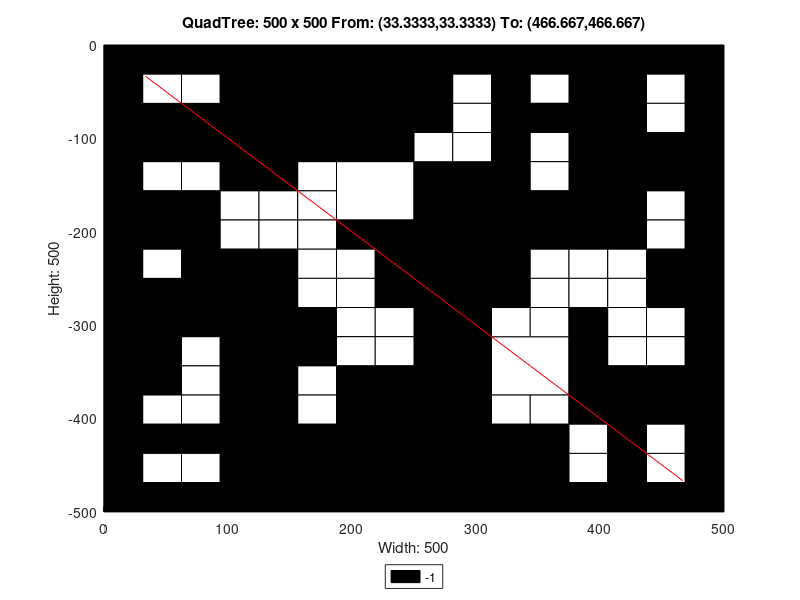

Recreate this plot in MATLAB.
axis([0 500 -500 0]);
title('QuadTree: 500 x 500 From: (33.3333,33.3333) To: (466.667,466.667)');
xlabel('Width: 500');
ylabel('Height: 500');
rectangle('Position',[125 -125 125 125], 'FaceColor',[0 0 0]);
rectangle('Position',[0 -125 62.5 62.5], 'FaceColor',[0 0 0]);
rectangle('Position',[62.5 -125 62.5 62.5], 'FaceColor',[0 0 0]);
rectangle('Position',[187.5 -187.5 62.5 62.5], 'FaceColor',[1 1 1]);
rectangle('Position',[375 -62.5 62.5 62.5], 'FaceColor',[0 0 0]);
rectangle('Position',[375 -125 62.5 62.5], 'FaceColor',[0 0 0]);
rectangle('Position',[250 -187.5 62.5 62.5], 'FaceColor',[0 0 0]);
rectangle('Position',[250 -250 62.5 62.5], 'FaceColor',[0 0 0]);
rectangle('Position',[375 -187.5 62.5 62.5], 'FaceColor',[0 0 0]);
rectangle('Position',[0 -312.5 62.5 62.5], 'FaceColor',[0 0 0]);
rectangle('Position',[62.5 -312.5 62.5 62.5], 'FaceColor',[0 0 0]);
rectangle('Position',[0 -375 62.5 62.5], 'FaceColor',[0 0 0]);
rectangle('Position',[187.5 -437.5 62.5 62.5], 'FaceColor',[0 0 0]);
rectangle('Position',[125 -500 62.5 62.5], 'FaceColor',[0 0 0]);
rectangle('Position',[187.5 -500 62.5 62.5], 'FaceColor',[0 0 0]);
rectangle('Position',[250 -312.5 62.5 62.5], 'FaceColor',[0 0 0]);
rectangle('Position',[250 -375 62.5 62.5], 'FaceColor',[0 0 0]);
rectangle('Position',[312.5 -375 62.5 62.5], 'FaceColor',[1 1 1]);
rectangle('Position',[250 -437.5 62.5 62.5], 'FaceColor',[0 0 0]);
rectangle('Position',[250 -500 62.5 62.5], 'FaceColor',[0 0 0]);
rectangle('Position',[312.5 -500 62.5 62.5], 'FaceColor',[0 0 0]);
rectangle('Position',[0 -31.25 31.25 31.25], 'FaceColor',[0 0 0]);
rectangle('Position',[31.25 -31.25 31.25 31.25], 'FaceColor',[0 0 0]);
rectangle('Position',[0 -62.5 31.25 31.25], 'FaceColor',[0 0 0]);
rectangle('Position',[31.25 -62.5 31.25 31.25], 'FaceColor',[1 1 1]);
rectangle('Position',[62.5 -31.25 31.25 31.25], 'FaceColor',[0 0 0]);
rectangle('Position',[93.75 -31.25 31.25 31.25], 'FaceColor',[0 0 0]);
rectangle('Position',[62.5 -62.5 31.25 31.25], 'FaceColor',[1 1 1]);
rectangle('Position',[93.75 -62.5 31.25 31.25], 'FaceColor',[0 0 0]);
rectangle('Position',[0 -156.25 31.25 31.25], 'FaceColor',[0 0 0]);
rectangle('Position',[31.25 -156.25 31.25 31.25], 'FaceColor',[1 1 1]);
rectangle('Position',[0 -187.5 31.25 31.25], 'FaceColor',[0 0 0]);
rectangle('Position',[31.25 -187.5 31.25 31.25], 'FaceColor',[0 0 0]);
rectangle('Position',[62.5 -156.25 31.25 31.25], 'FaceColor',[1 1 1]);
rectangle('Position',[93.75 -156.25 31.25 31.25], 'FaceColor',[0 0 0]);
rectangle('Position',[62.5 -187.5 31.25 31.25], 'FaceColor',[0 0 0]);
rectangle('Position',[93.75 -187.5 31.25 31.25], 'FaceColor',[1 1 1]);
rectangle('Position',[0 -218.75 31.25 31.25], 'FaceColor',[0 0 0]);
rectangle('Position',[31.25 -218.75 31.25 31.25], 'FaceColor',[0 0 0]);
rectangle('Position',[0 -250 31.25 31.25], 'FaceColor',[0 0 0]);
rectangle('Position',[31.25 -250 31.25 31.25], 'FaceColor',[1 1 1]);
rectangle('Position',[62.5 -218.75 31.25 31.25], 'FaceColor',[0 0 0]);
rectangle('Position',[93.75 -218.75 31.25 31.25], 'FaceColor',[1 1 1]);
rectangle('Position',[62.5 -250 31.25 31.25], 'FaceColor',[0 0 0]);
rectangle('Position',[93.75 -250 31.25 31.25], 'FaceColor',[0 0 0]);
rectangle('Position',[125 -156.25 31.25 31.25], 'FaceColor',[0 0 0]);
rectangle('Position',[156.25 -156.25 31.25 31.25], 'FaceColor',[1 1 1]);
rectangle('Position',[125 -187.5 31.25 31.25], 'FaceColor',[1 1 1]);
rectangle('Position',[156.25 -187.5 31.25 31.25], 'FaceColor',[1 1 1]);
rectangle('Position',[125 -218.75 31.25 31.25], 'FaceColor',[1 1 1]);
rectangle('Position',[156.25 -218.75 31.25 31.25], 'FaceColor',[1 1 1]);
rectangle('Position',[125 -250 31.25 31.25], 'FaceColor',[0 0 0]);
rectangle('Position',[156.25 -250 31.25 31.25], 'FaceColor',[1 1 1]);
rectangle('Position',[187.5 -218.75 31.25 31.25], 'FaceColor',[0 0 0]);
rectangle('Position',[218.75 -218.75 31.25 31.25], 'FaceColor',[0 0 0]);
rectangle('Position',[187.5 -250 31.25 31.25], 'FaceColor',[1 1 1]);
rectangle('Position',[218.75 -250 31.25 31.25], 'FaceColor',[0 0 0]);
rectangle('Position',[250 -31.25 31.25 31.25], 'FaceColor',[0 0 0]);
rectangle('Position',[281.25 -31.25 31.25 31.25], 'FaceColor',[0 0 0]);
rectangle('Position',[250 -62.5 31.25 31.25], 'FaceColor',[0 0 0]);
rectangle('Position',[281.25 -62.5 31.25 31.25], 'FaceColor',[1 1 1]);
rectangle('Position',[312.5 -31.25 31.25 31.25], 'FaceColor',[0 0 0]);
rectangle('Position',[343.75 -31.25 31.25 31.25], 'FaceColor',[0 0 0]);
rectangle('Position',[312.5 -62.5 31.25 31.25], 'FaceColor',[0 0 0]);
rectangle('Position',[343.75 -62.5 31.25 31.25], 'FaceColor',[1 1 1]);
rectangle('Position',[250 -93.75 31.25 31.25], 'FaceColor',[0 0 0]);
rectangle('Position',[281.25 -93.75 31.25 31.25], 'FaceColor',[1 1 1]);
rectangle('Position',[250 -125 31.25 31.25], 'FaceColor',[1 1 1]);
rectangle('Position',[281.25 -125 31.25 31.25], 'FaceColor',[1 1 1]);
rectangle('Position',[312.5 -93.75 31.25 31.25], 'FaceColor',[0 0 0]);
rectangle('Position',[343.75 -93.75 31.25 31.25], 'FaceColor',[0 0 0]);
rectangle('Position',[312.5 -125 31.25 31.25], 'FaceColor',[0 0 0]);
rectangle('Position',[343.75 -125 31.25 31.25], 'FaceColor',[1 1 1]);
rectangle('Position',[437.5 -31.25 31.25 31.25], 'FaceColor',[0 0 0]);
rectangle('Position',[468.75 -31.25 31.25 31.25], 'FaceColor',[0 0 0]);
rectangle('Position',[437.5 -62.5 31.25 31.25], 'FaceColor',[1 1 1]);
rectangle('Position',[468.75 -62.5 31.25 31.25], 'FaceColor',[0 0 0]);
rectangle('Position',[437.5 -93.75 31.25 31.25], 'FaceColor',[1 1 1]);
rectangle('Position',[468.75 -93.75 31.25 31.25], 'FaceColor',[0 0 0]);
rectangle('Position',[437.5 -125 31.25 31.25], 'FaceColor',[0 0 0]);
rectangle('Position',[468.75 -125 31.25 31.25], 'FaceColor',[0 0 0]);
rectangle('Position',[312.5 -156.25 31.25 31.25], 'FaceColor',[0 0 0]);
rectangle('Position',[343.75 -156.25 31.25 31.25], 'FaceColor',[1 1 1]);
rectangle('Position',[312.5 -187.5 31.25 31.25], 'FaceColor',[0 0 0]);
rectangle('Position',[343.75 -187.5 31.25 31.25], 'FaceColor',[0 0 0]);
rectangle('Position',[312.5 -218.75 31.25 31.25], 'FaceColor',[0 0 0]);
rectangle('Position',[343.75 -218.75 31.25 31.25], 'FaceColor',[0 0 0]);
rectangle('Position',[312.5 -250 31.25 31.25], 'FaceColor',[0 0 0]);
rectangle('Position',[343.75 -250 31.25 31.25], 'FaceColor',[1 1 1]);
rectangle('Position',[437.5 -156.25 31.25 31.25], 'FaceColor',[0 0 0]);
rectangle('Position',[468.75 -156.25 31.25 31.25], 'FaceColor',[0 0 0]);
rectangle('Position',[437.5 -187.5 31.25 31.25], 'FaceColor',[1 1 1]);
rectangle('Position',[468.75 -187.5 31.25 31.25], 'FaceColor',[0 0 0]);
rectangle('Position',[375 -218.75 31.25 31.25], 'FaceColor',[0 0 0]);
rectangle('Position',[406.25 -218.75 31.25 31.25], 'FaceColor',[0 0 0]);
rectangle('Position',[375 -250 31.25 31.25], 'FaceColor',[1 1 1]);
rectangle('Position',[406.25 -250 31.25 31.25], 'FaceColor',[1 1 1]);
rectangle('Position',[437.5 -218.75 31.25 31.25], 'FaceColor',[1 1 1]);
rectangle('Position',[468.75 -218.75 31.25 31.25], 'FaceColor',[0 0 0]);
rectangle('Position',[437.5 -250 31.25 31.25], 'FaceColor',[0 0 0]);
rectangle('Position',[468.75 -250 31.25 31.25], 'FaceColor',[0 0 0]);
rectangle('Position',[62.5 -343.75 31.25 31.25], 'FaceColor',[1 1 1]);
rectangle('Position',[93.75 -343.75 31.25 31.25], 'FaceColor',[0 0 0]);
rectangle('Position',[62.5 -375 31.25 31.25], 'FaceColor',[1 1 1]);
rectangle('Position',[93.75 -375 31.25 31.25], 'FaceColor',[0 0 0]);
rectangle('Position',[125 -281.25 31.25 31.25], 'FaceColor',[0 0 0]);
rectangle('Position',[156.25 -281.25 31.25 31.25], 'FaceColor',[1 1 1]);
rectangle('Position',[125 -312.5 31.25 31.25], 'FaceColor',[0 0 0]);
rectangle('Position',[156.25 -312.5 31.25 31.25], 'FaceColor',[0 0 0]);
rectangle('Position',[187.5 -281.25 31.25 31.25], 'FaceColor',[1 1 1]);
rectangle('Position',[218.75 -281.25 31.25 31.25], 'FaceColor',[0 0 0]);
rectangle('Position',[187.5 -312.5 31.25 31.25], 'FaceColor',[1 1 1]);
rectangle('Position',[218.75 -312.5 31.25 31.25], 'FaceColor',[1 1 1]);
rectangle('Position',[125 -343.75 31.25 31.25], 'FaceColor',[0 0 0]);
rectangle('Position',[156.25 -343.75 31.25 31.25], 'FaceColor',[0 0 0]);
rectangle('Position',[125 -375 31.25 31.25], 'FaceColor',[0 0 0]);
rectangle('Position',[156.25 -375 31.25 31.25], 'FaceColor',[1 1 1]);
rectangle('Position',[187.5 -343.75 31.25 31.25], 'FaceColor',[1 1 1]);
rectangle('Position',[218.75 -343.75 31.25 31.25], 'FaceColor',[1 1 1]);
rectangle('Position',[187.5 -375 31.25 31.25], 'FaceColor',[0 0 0]);
rectangle('Position',[218.75 -375 31.25 31.25], 'FaceColor',[0 0 0]);
rectangle('Position',[0 -406.25 31.25 31.25], 'FaceColor',[0 0 0]);
rectangle('Position',[31.25 -406.25 31.25 31.25], 'FaceColor',[1 1 1]);
rectangle('Position',[0 -437.5 31.25 31.25], 'FaceColor',[0 0 0]);
rectangle('Position',[31.25 -437.5 31.25 31.25], 'FaceColor',[0 0 0]);
rectangle('Position',[62.5 -406.25 31.25 31.25], 'FaceColor',[1 1 1]);
rectangle('Position',[93.75 -406.25 31.25 31.25], 'FaceColor',[0 0 0]);
rectangle('Position',[62.5 -437.5 31.25 31.25], 'FaceColor',[0 0 0]);
rectangle('Position',[93.75 -437.5 31.25 31.25], 'FaceColor',[0 0 0]);
rectangle('Position',[0 -468.75 31.25 31.25], 'FaceColor',[0 0 0]);
rectangle('Position',[31.25 -468.75 31.25 31.25], 'FaceColor',[1 1 1]);
rectangle('Position',[0 -500 31.25 31.25], 'FaceColor',[0 0 0]);
rectangle('Position',[31.25 -500 31.25 31.25], 'FaceColor',[0 0 0]);
rectangle('Position',[62.5 -468.75 31.25 31.25], 'FaceColor',[1 1 1]);
rectangle('Position',[93.75 -468.75 31.25 31.25], 'FaceColor',[0 0 0]);
rectangle('Position',[62.5 -500 31.25 31.25], 'FaceColor',[0 0 0]);
rectangle('Position',[93.75 -500 31.25 31.25], 'FaceColor',[0 0 0]);
rectangle('Position',[125 -406.25 31.25 31.25], 'FaceColor',[0 0 0]);
rectangle('Position',[156.25 -406.25 31.25 31.25], 'FaceColor',[1 1 1]);
rectangle('Position',[125 -437.5 31.25 31.25], 'FaceColor',[0 0 0]);
rectangle('Position',[156.25 -437.5 31.25 31.25], 'FaceColor',[0 0 0]);
rectangle('Position',[312.5 -281.25 31.25 31.25], 'FaceColor',[0 0 0]);
rectangle('Position',[343.75 -281.25 31.25 31.25], 'FaceColor',[1 1 1]);
rectangle('Position',[312.5 -312.5 31.25 31.25], 'FaceColor',[1 1 1]);
rectangle('Position',[343.75 -312.5 31.25 31.25], 'FaceColor',[1 1 1]);
rectangle('Position',[375 -281.25 31.25 31.25], 'FaceColor',[1 1 1]);
rectangle('Position',[406.25 -281.25 31.25 31.25], 'FaceColor',[1 1 1]);
rectangle('Position',[375 -312.5 31.25 31.25], 'FaceColor',[0 0 0]);
rectangle('Position',[406.25 -312.5 31.25 31.25], 'FaceColor',[1 1 1]);
rectangle('Position',[437.5 -281.25 31.25 31.25], 'FaceColor',[0 0 0]);
rectangle('Position',[468.75 -281.25 31.25 31.25], 'FaceColor',[0 0 0]);
rectangle('Position',[437.5 -312.5 31.25 31.25], 'FaceColor',[1 1 1]);
rectangle('Position',[468.75 -312.5 31.25 31.25], 'FaceColor',[0 0 0]);
rectangle('Position',[375 -343.75 31.25 31.25], 'FaceColor',[0 0 0]);
rectangle('Position',[406.25 -343.75 31.25 31.25], 'FaceColor',[1 1 1]);
rectangle('Position',[375 -375 31.25 31.25], 'FaceColor',[0 0 0]);
rectangle('Position',[406.25 -375 31.25 31.25], 'FaceColor',[0 0 0]);
rectangle('Position',[437.5 -343.75 31.25 31.25], 'FaceColor',[1 1 1]);
rectangle('Position',[468.75 -343.75 31.25 31.25], 'FaceColor',[0 0 0]);
rectangle('Position',[437.5 -375 31.25 31.25], 'FaceColor',[0 0 0]);
rectangle('Position',[468.75 -375 31.25 31.25], 'FaceColor',[0 0 0]);
rectangle('Position',[312.5 -406.25 31.25 31.25], 'FaceColor',[1 1 1]);
rectangle('Position',[343.75 -406.25 31.25 31.25], 'FaceColor',[1 1 1]);
rectangle('Position',[312.5 -437.5 31.25 31.25], 'FaceColor',[0 0 0]);
rectangle('Position',[343.75 -437.5 31.25 31.25], 'FaceColor',[0 0 0]);
rectangle('Position',[375 -406.25 31.25 31.25], 'FaceColor',[0 0 0]);
rectangle('Position',[406.25 -406.25 31.25 31.25], 'FaceColor',[0 0 0]);
rectangle('Position',[375 -437.5 31.25 31.25], 'FaceColor',[1 1 1]);
rectangle('Position',[406.25 -437.5 31.25 31.25], 'FaceColor',[0 0 0]);
rectangle('Position',[437.5 -406.25 31.25 31.25], 'FaceColor',[0 0 0]);
rectangle('Position',[468.75 -406.25 31.25 31.25], 'FaceColor',[0 0 0]);
rectangle('Position',[437.5 -437.5 31.25 31.25], 'FaceColor',[1 1 1]);
rectangle('Position',[468.75 -437.5 31.25 31.25], 'FaceColor',[0 0 0]);
rectangle('Position',[375 -468.75 31.25 31.25], 'FaceColor',[1 1 1]);
rectangle('Position',[406.25 -468.75 31.25 31.25], 'FaceColor',[0 0 0]);
rectangle('Position',[375 -500 31.25 31.25], 'FaceColor',[0 0 0]);
rectangle('Position',[406.25 -500 31.25 31.25], 'FaceColor',[0 0 0]);
rectangle('Position',[437.5 -468.75 31.25 31.25], 'FaceColor',[1 1 1]);
rectangle('Position',[468.75 -468.75 31.25 31.25], 'FaceColor',[0 0 0]);
rectangle('Position',[437.5 -500 31.25 31.25], 'FaceColor',[0 0 0]);
rectangle('Position',[468.75 -500 31.25 31.25], 'FaceColor',[0 0 0]);
X=[466.667,33.3333];
Y=[-466.667,-33.3333];
hold on;
plot(X,Y,'r');
legend('-1','Location','southoutside');
